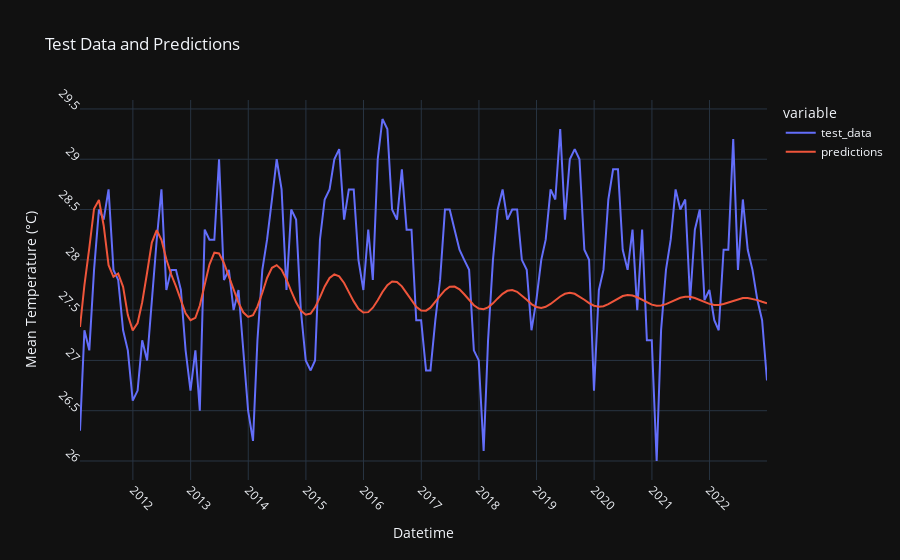

Notebook cell for this chart:
### Markdown cell above
##### Clear pattern in residual data - means that there's some dynamic data that is failed to be captured i.e. not good.

### Code cell
plot_data = pd.DataFrame({'datetime': test_data.index, 'test_data': test_data.values, 'predictions': predictions})
# print(plot_data)
fig_pred_test = px.line(plot_data, x='datetime', y=['test_data', 'predictions'], labels={'datetime': 'Datetime', 'value': 'Mean Temperature (°C)'}, title='Test Data and Predictions')
fig_pred_test.update_xaxes(dtick='M12', tickangle=45)
fig_pred_test.update_yaxes(dtick=0.5, tickangle=45)
fig_pred_test.update_traces(hovertemplate='Datetime: %{x}<br>Mean Temperature: %{y}°C')
fig_pred_test.show()

print(f"Mean Absolute Percent Error: {round(np.mean(abs(residuals/test_data)), 4)}")
print(f"Root Mean Squared Error: {np.sqrt(np.mean(residuals**2))}")

### Figure 1 — Plotly figure (JSON) as saved in the notebook; plotly's stock layout.template omitted (floating-point values rounded to 4 significant figures; data arrays with more than 128 entries replaced by an {"elided": "..."} marker saying what was removed)
{"data": [{"hovertemplate": "Datetime: %{x}<br>Mean Temperature: %{y}°C", "legendgroup": "test_data", "line": {"color": "#636efa", "dash": "solid"}, "marker": {"symbol": "circle"}, "mode": "lines", "name": "test_data", "orientation": "v", "showlegend": true, "type": "scatter", "x": {"elided": "144 str values"}, "xaxis": "x", "y": {"elided": "144 float values"}, "yaxis": "y"}, {"hovertemplate": "Datetime: %{x}<br>Mean Temperature: %{y}°C", "legendgroup": "predictions", "line": {"color": "#EF553B", "dash": "solid"}, "marker": {"symbol": "circle"}, "mode": "lines", "name": "predictions", "orientation": "v", "showlegend": true, "type": "scatter", "x": {"elided": "144 str values"}, "xaxis": "x", "y": {"elided": "144 float values"}, "yaxis": "y"}], "layout": {"legend": {"title": {"text": "variable"}, "tracegroupgap": 0}, "title": {"text": "Test Data and Predictions"}, "xaxis": {"anchor": "y", "domain": [0, 1], "dtick": "M12", "tickangle": 45, "title": {"text": "Datetime"}}, "yaxis": {"anchor": "x", "domain": [0, 1], "dtick": 0.5, "tickangle": 45, "title": {"text": "Mean Temperature (°C)"}}}}
